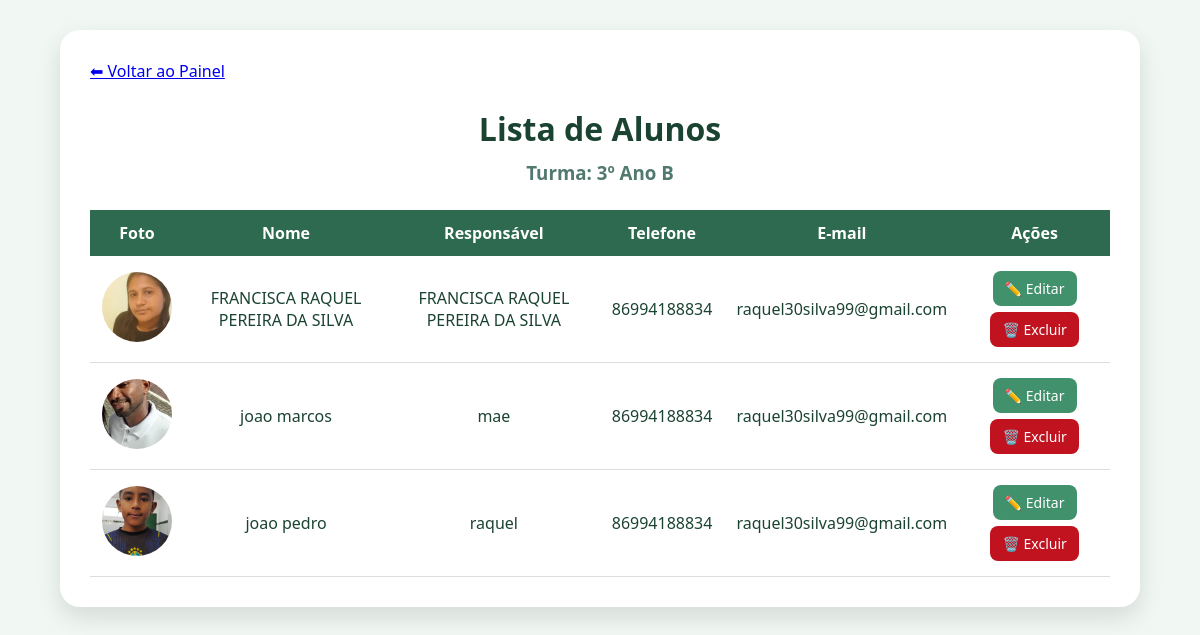
Page /alunos (signed in) on the committed database.
### tables this page shows
CREATE TABLE alunos(
    id INTEGER PRIMARY KEY AUTOINCREMENT,
    nome TEXT NOT NULL,
    turma_id INTEGER,
    foto TEXT,
    responsavel TEXT,
    telefone TEXT,
    email TEXT,
    FOREIGN KEY(turma_id) REFERENCES turmas(id)
);

### app.py (the view)
@app.route("/alunos")
def listar_alunos():
    banco = conectar()
    cursor = banco.cursor()
    cursor.execute("""

    SELECT
        id,
        nome,
        turma_id,
        foto,
        responsavel,
        telefone,
        email

    FROM alunos

    ORDER BY nome

    """)
    alunos = cursor.fetchall()
    banco.close()
    turma = session.get("turma")
    return render_template(
        "alunos.html",
        alunos=alunos,
        turma=turma
    )

### app.py (called while the page is built)
def conectar():
    caminho_banco = os.path.join(BASE_DIR, "instance", "banco.db")
    return sqlite3.connect(caminho_banco)

### templates/alunos.html (shortened to what this page needs)
<!DOCTYPE html>
<html lang="pt-BR">
<head>
<link rel="stylesheet" href="{{ url_for('static', filename='css/style.css') }}">
</head>
<body>
<div class="page-content">
<div class="lista-container">
<a href="/inicio" class="btn-voltar">
⬅ Voltar ao Painel
</a>
<h1>
Lista de Alunos
</h1>
<h3>
Turma: {{ turma }}
</h3>
<table class="tabela-alunos">
<thead>
<tr>
<th>
Foto
</th>
<th>
Nome
</th>
<th>
Responsável
</th>
<th>
Telefone
</th>
<th>
E-mail
</th>
<th>
Ações
</th>
</tr>
</thead>
<tbody>
{% for aluno in alunos %}
<tr>
<td>
<img
src="{{ url_for('static', filename='fotos/' + aluno[3]) }}"
class="foto-aluno">
</td>
<td>
{{ aluno[1] }}
</td>
<td>
{{ aluno[4] }}
</td>
<td>
{{ aluno[5] }}
</td>
<td>
{{ aluno[6] }}
</td>
<td>
<a href="/editar/{{ aluno[0] }}" class="btn-editar">
✏️ Editar
</a>
<a
href="/excluir/{{ aluno[0] }}"
onclick="return confirm('Tem certeza que deseja excluir este aluno?')"
class="btn-excluir">
🗑️ Excluir
</a>
</td>
</tr>
{% endfor %}
</tbody>
</table>
</div>
</div>
</body>
</html>

### static/css/style.css (style rules this page uses)
* { margin:0; padding:0; box-sizing:border-box; font-family:'Segoe UI', Arial, sans-serif; }
body { background:#f1f8f4; color:#1b4332; min-height:100vh; display:flex; flex-direction:column; }
.page-content { width:90%; max-width:1100px; margin:30px auto; flex:1; }
.lista-container { background:white; padding:30px; border-radius:20px; box-shadow:0 10px 25px rgba(0,0,0,.12); }
.lista-container h1 { text-align:center; color:#1b4332; margin:25px 0 10px; }
.lista-container h3 { text-align:center; color:#52796f; margin-bottom:25px; }
.tabela-alunos { width:100%; border-collapse:collapse; }
.tabela-alunos th { background:#2d6a4f; color:white; padding:12px; }
.tabela-alunos td { padding:12px; text-align:center; border-bottom:1px solid #ddd; }
.foto-aluno { width:70px; height:70px; object-fit:cover; border-radius:50%; }
.btn-editar, .btn-excluir { text-decoration:none; padding:8px 12px; border-radius:8px; color:white; font-size:14px; margin:3px; display:inline-block; }
.btn-editar { background:#40916c; }
.btn-excluir { background:#c1121f; }

### rows in the picture
alunos: foto (picture), nome "FRANCISCA RAQUEL PEREIRA DA SILVA", responsavel "FRANCISCA RAQUEL PEREIRA DA SILVA", telefone "86994188834", email "raquel30silva99@gmail.com"
alunos: foto (picture), nome "joao marcos", responsavel "mae", telefone "86994188834", email "raquel30silva99@gmail.com"
alunos: foto (picture), nome "joao pedro", responsavel "raquel", telefone "86994188834", email "raquel30silva99@gmail.com"

### other values in the picture
{{ turma }} "3º Ano B"
